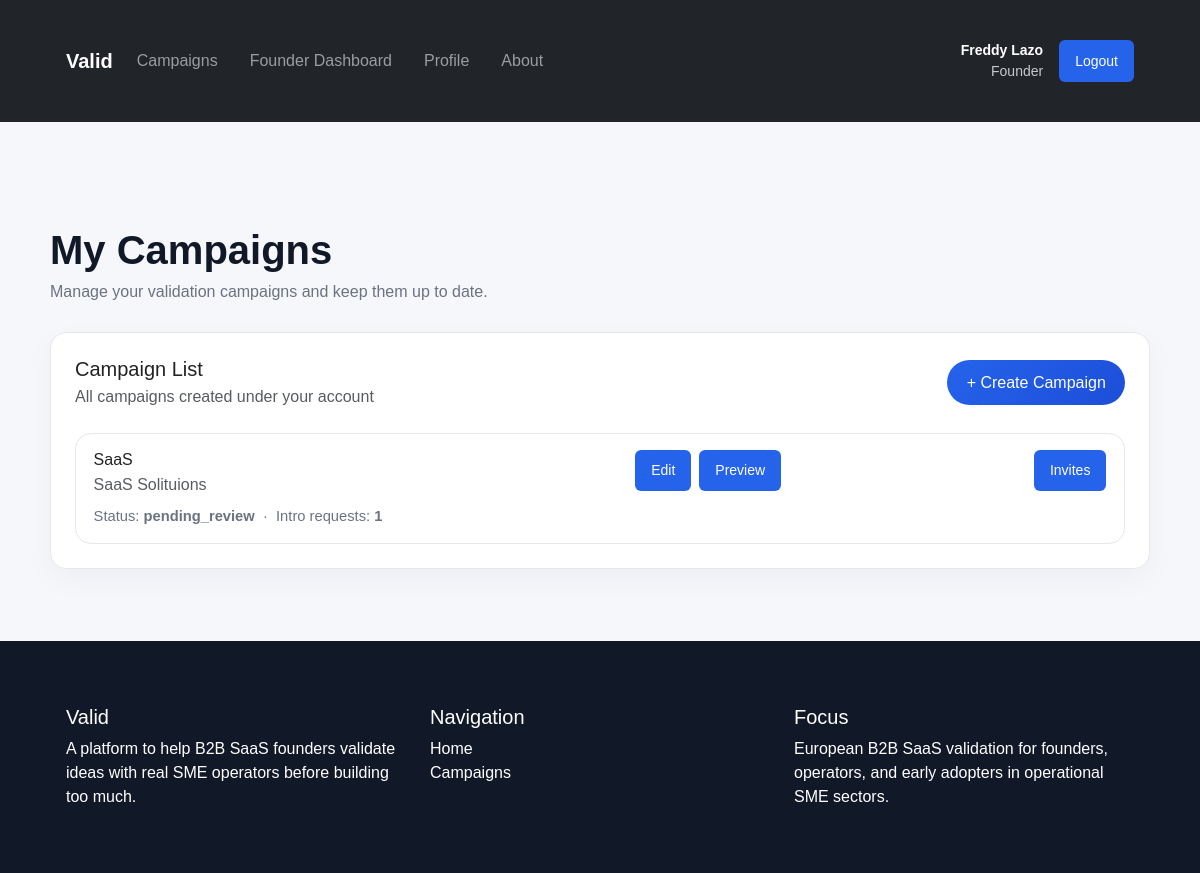
The app's page /valid/founder/campaigns/ (signed in), older data.
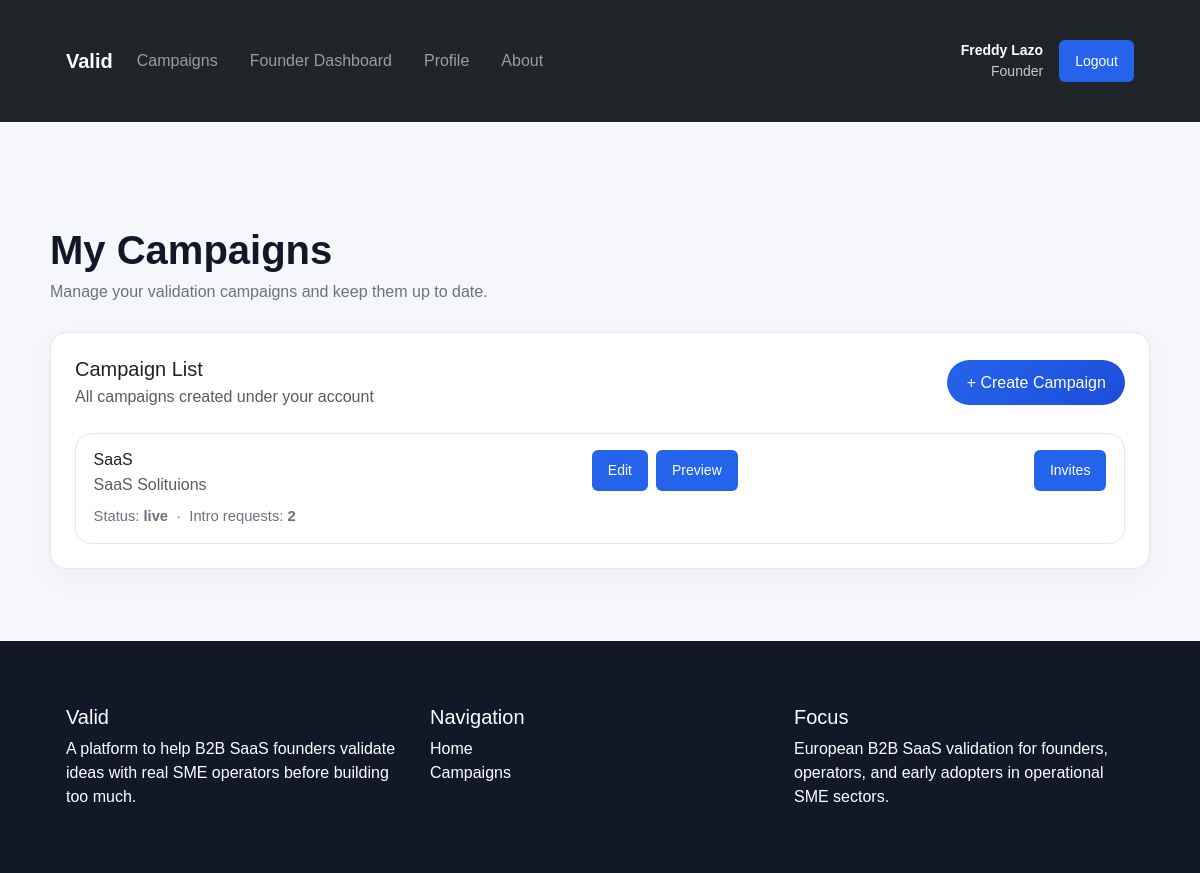
The same page, newer data.
### campaign/models.py (models this page shows, shortened)
class Campaign(models.Model):
    founder = models.ForeignKey(
        settings.AUTH_USER_MODEL,
        on_delete=models.CASCADE,
        related_name="campaigns",
    )
    title = models.CharField(max_length=255)
    problem_summary = models.TextField()
    solution_summary = models.TextField()
    target_industry = models.CharField(
        max_length=50,
        choices=CampaignIndustry.choices,
    )
    target_role = models.CharField(
        max_length=50,
        choices=CampaignTargetRole.choices,
    )
    target_company_size = models.CharField(
        max_length=50,
        choices=CampaignCompanySize.choices,
    )
    target_market = models.CharField(max_length=100, blank=True)
    validation_goal_type = models.CharField(
        max_length=50,
        choices=CampaignValidationGoal.choices,
    )
    validation_goal_count = models.PositiveIntegerField(default=1)
    pilot_offer_summary = models.TextField(blank=True)
    status = models.CharField(
        max_length=20,
        choices=CampaignStatus.choices,
        default=CampaignStatus.PENDING_REVIEW,
    )
    campaign_image = models.ImageField(upload_to="campaign_visuals/", blank=True, null=True)
    created_at = models.DateTimeField(auto_now_add=True)
    updated_at = models.DateTimeField(auto_now=True)
    class Meta:
        ordering = ["-created_at"]

### campaign/views.py (the view)
# urls.py: path("founder/campaigns/", founder_campaign_list, name="founder_campaign_list"),
@login_required
def founder_campaign_list(request):
    if not is_founder(request.user):
        return HttpResponseForbidden("Only founders can access this page.")
    campaigns = Campaign.objects.filter(founder=request.user).annotate(
        intro_requests_count=Count("intro_requests")
    )
    return render(
        request,
        "campaign/founder/campaign_list.html",
        {"campaigns": campaigns},
    )

### campaign/views.py (called while the page is built)
def is_founder(user):
    return (
        user.is_authenticated
        and hasattr(user, "profile")
        and user.profile.role == "founder"
    )

### campaign/templates/campaign/founder/campaign_list.html (shortened to what this page needs)
{% extends "campaign/base.html" %}
{% block content %}
<div class="container page-shell">
    <div class="page-header">
        <h1>My Campaigns</h1>
        <p>Manage your validation campaigns and keep them up to date.</p>
    </div>
    <div class="section-card">
        <div class="card-body">
            <div class="d-flex justify-content-between align-items-center mb-4 flex-wrap gap-2">
                <div>
                    <h2 class="h5 mb-1">Campaign List</h2>
                    <p class="text-muted mb-0">All campaigns created under your account</p>
                </div>
                <a class="btn btn-primary-action" href="{% url 'founder_campaign_create' %}">
                    + Create Campaign
                </a>
            </div>
            <div class="content-stack">
                {% for campaign in campaigns %}
                    <div class="list-item-card">
                        <div class="d-flex justify-content-between align-items-start flex-wrap gap-3">
                            <div>
                                <h3 class="h6 mb-1">{{ campaign.title }}</h3>
                                <p class="text-muted mb-2">
                                    {{ campaign.solution_summary|truncatechars:130 }}
                                </p>
                                <div class="list-meta">
                                    Status:
                                    <strong>{{ campaign.status }}</strong>
                                    &nbsp;·&nbsp;
                                    Intro requests:
                                    <strong>{{ campaign.intro_requests_count }}</strong>
                                </div>
                            </div>
                            <div class="d-flex gap-2 flex-wrap">
                                <a class="btn btn-sm btn-outline-primary" href="{% url 'founder_campaign_update' campaign.id %}">
                                    Edit
                                </a>
                                <a class="btn btn-sm btn-outline-secondary" href="{% url 'campaign_detail' campaign.id %}">
                                    Preview
                                </a>
                            </div>
                            <a class="btn btn-sm btn-outline-dark" href="{% url 'founder_campaign_invites' campaign.id %}">
                                Invites
                            </a>
                        </div>
                    </div>
                {% empty %}
                    <div class="empty-state">
                        You have not created any campaigns yet.
                    </div>
                {% endfor %}
            </div>
        </div>
    </div>
</div>
{% endblock %}

Row changes from the older to the newer data that the page shows:
changed Campaign "SaaS": status "pending_review" → "live"; intro_requests_count "1" → "2"
